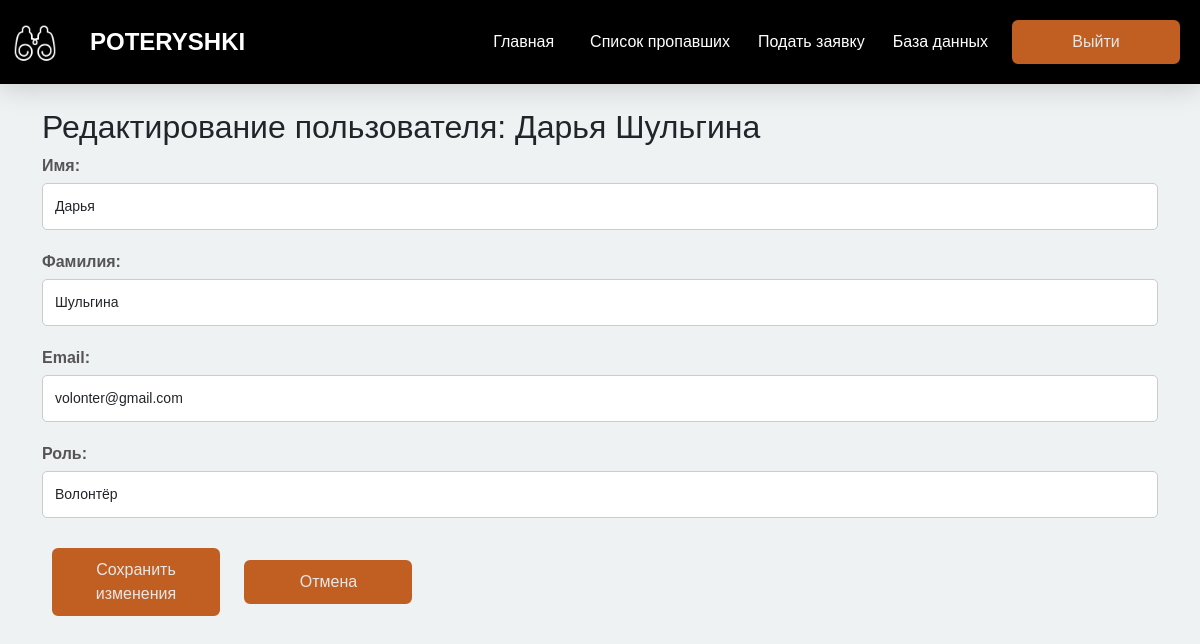
/edit_user/2 (signed in), run on the app's committed database.
### models.py (models this page shows)
class Us_user(db.Model, UserMixin):
    id = db.Column(db.Integer, primary_key=True)
    N_name = db.Column(db.String(20), nullable=False)
    Surname = db.Column(db.String(20), nullable=False)
    Email = db.Column(db.String(100), unique=True, nullable=False)
    Password = db.Column(db.String(16), nullable=False)
    Role = db.Column(db.String(50), nullable=False)
    volunteers = db.relationship('Volunteer', backref='user', lazy=True, cascade="all, delete-orphan")
    applications = db.relationship('Application', backref='application_user', lazy=True, cascade="all, delete-orphan")
    messages = db.relationship('M_Message', backref='message_user', lazy=True, cascade="all, delete-orphan")

### routes.py (the view, shortened to what this page needs)
@app.route("/edit_user/<int:user_id>", methods=['GET', 'POST'])
@login_required
def edit_user(user_id):
    user = Us_user.query.get_or_404(user_id)
    return render_template('edit_user.html', user=user)

### config.py (called while the page is built)
@login_manager.user_loader
def load_user(user_id):
    from models import Us_user
    return Us_user.query.get(int(user_id))

### routes.py (called while the page is built)
@app.after_request
def redirect_to_signin(response):
    if response.status_code == 401:
        return redirect(url_for('login', next=request.url))
    return response

### templates/edit_user.html (shortened to what this page needs)
{% extends "base.html" %}
{% block content %}
<div class="container mt-4">
    <h2>Редактирование пользователя: {{ user.N_name }} {{ user.Surname }}</h2>
    <form method="POST">
        <div class="form-group">
            <label for="N_name">Имя:</label>
            <input type="text" id="N_name" name="N_name" class="form-control" value="{{ user.N_name }}" required>
        </div>
        <div class="form-group">
            <label for="Surname">Фамилия:</label>
            <input type="text" id="Surname" name="Surname" class="form-control" value="{{ user.Surname }}" required>
        </div>
        <div class="form-group">
            <label for="Email">Email:</label>
            <input type="email" id="Email" name="Email" class="form-control" value="{{ user.Email }}" required>
        </div>
        <div class="form-group">
            <label for="Role">Роль:</label>
            <input type="text" id="Role" name="Role" class="form-control" value="{{ user.Role }}" required>
        </div>
        <button type="submit" class="btn btn-primary">Сохранить изменения</button>
        <a href="{{ url_for('database', table='users') }}" class="btn btn-secondary">Отмена</a>
    </form>
</div>
{% endblock %}

### static/css/styles.css (style rules this page uses)
html, body { height: 100%; }
a { color: rgb(193, 95, 34); text-decoration: none; }
.btn { background-color: rgb(193, 95, 34); color: rgb(231, 231, 231); border: 0.5vh solid rgb(193, 95, 34); width: 21vh; margin: 10px; }
body { background-color: #eef2f3; font-family: 'Arial', sans-serif; margin: 0; padding: 0; }
.form-group { margin-bottom: 20px; }
label { font-weight: bold; color: #555; margin-bottom: 5px; }
.form-control { width: 100%; padding: 12px; border: 1px solid #ccc; border-radius: 5px; font-size: 14px; transition: border-color 0.3s, box-shadow 0.3s; }

### data on the page
Us_user: N_name "Дарья", Surname "Шульгина", Email "volonter@gmail.com", Role "Волонтёр"
